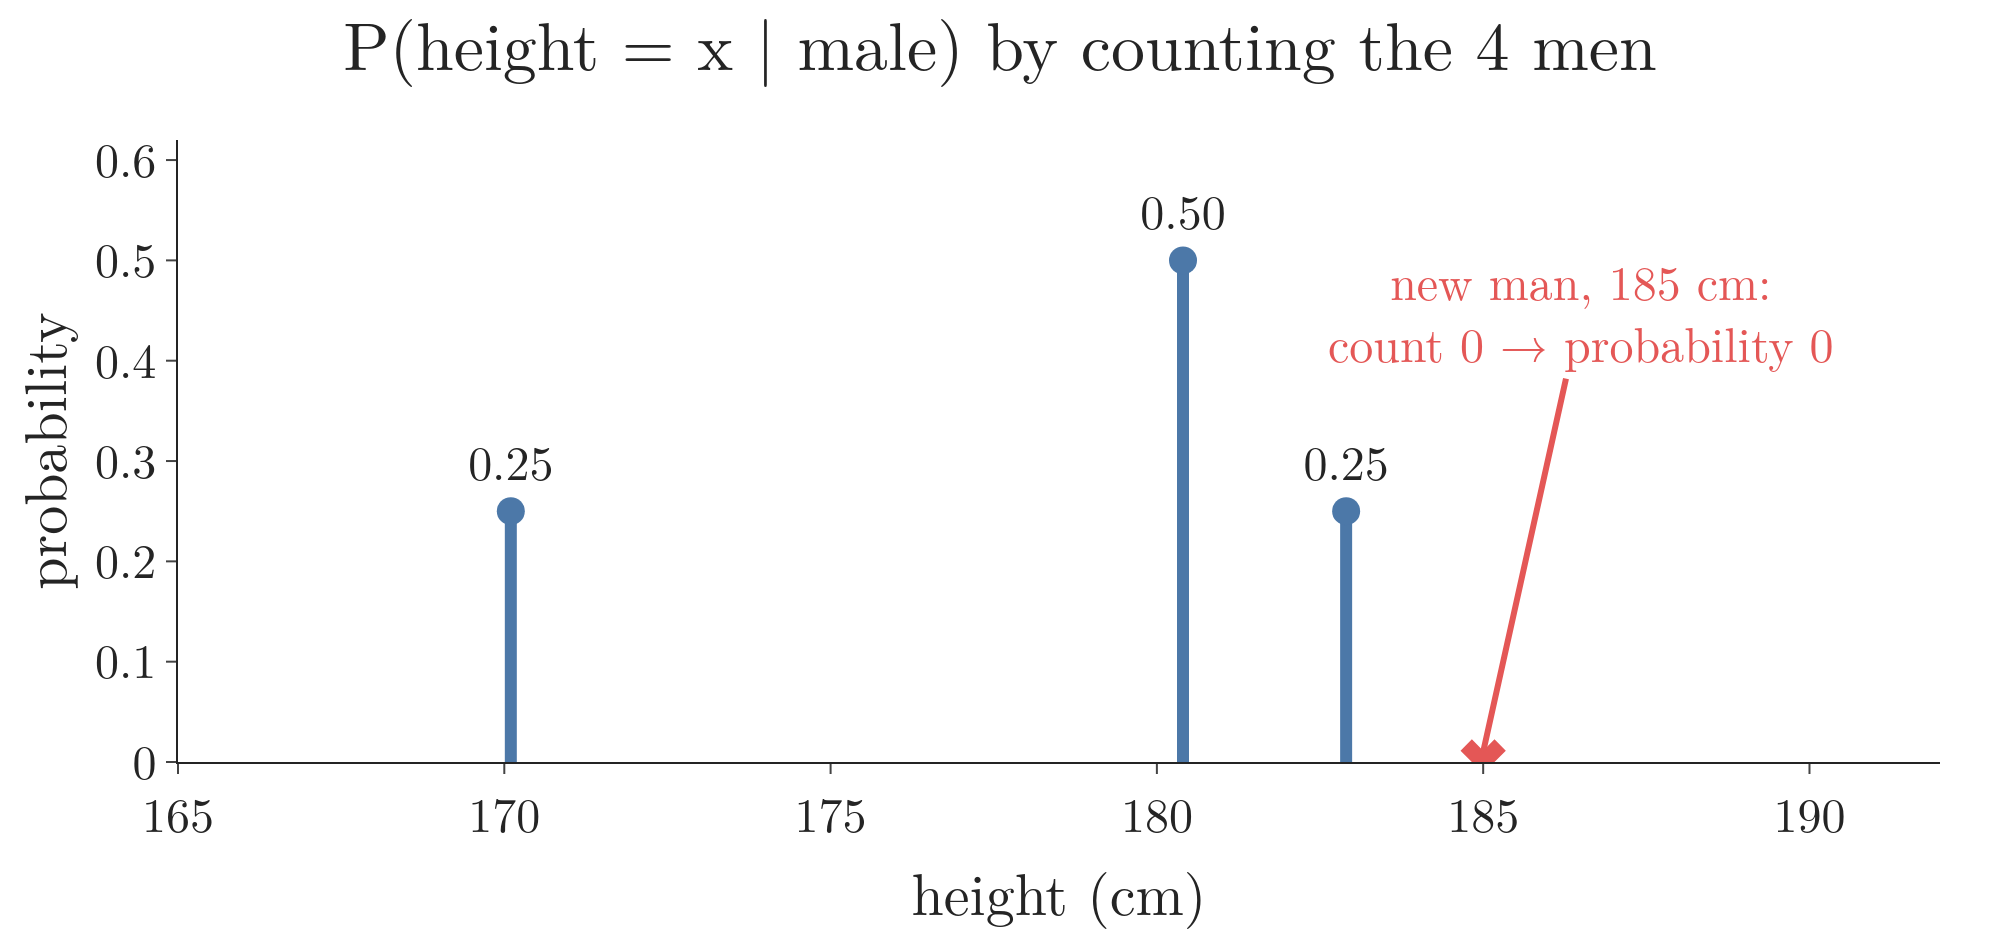

Source code (Python):
"""Why counting fails for a numerical feature (Plotly): P(height = x | male) by counting is a spike at each of the
4 male heights and exactly 0 everywhere else, including the new person's 185 cm."""
from pathlib import Path
import pandas as pd
import plotly.graph_objects as go

here = Path(__file__).parent
df = pd.read_csv(here.parent / "data" / "people.csv")
h = df.loc[df.gender == "male", "height_cm"]
p = h.value_counts(normalize=True).sort_index()
assert len(h) == 4 and (h == 185).sum() == 0 and abs(p[180.4] - 0.5) < 1e-12
fig = go.Figure()
for x, y in p.items():
    fig.add_trace(go.Scatter(x=[x, x], y=[0, y], mode="lines", line=dict(color="#4C78A8", width=6), showlegend=False))
fig.add_trace(go.Scatter(x=p.index, y=p.values, mode="markers+text", marker=dict(color="#4C78A8", size=14),
                         text=[f"{v:.2f}" for v in p.values], textposition="top center", showlegend=False))
fig.add_trace(go.Scatter(x=[185], y=[0], mode="markers", marker=dict(color="#E45756", size=20, symbol="x"),
                         showlegend=False))
fig.add_annotation(x=185, y=0.01, axref="x", ayref="y", ax=186.5, ay=0.45, text="new man, 185 cm:<br>count 0 → probability 0",
                   font=dict(color="#E45756"), arrowcolor="#E45756", arrowwidth=3)
fig.update_layout(template="simple_white", width=1000, height=470, font=dict(family="Latin Modern Roman", size=24),
                  title=dict(text="P(height = x | male) by counting the 4 men", x=0.5),
                  xaxis=dict(title="height (cm)", range=[165, 192]), yaxis=dict(title="probability", range=[0, 0.62]),
                  margin=dict(l=80, r=30, t=70, b=70))
fig.write_image(here / "count_fails.png", scale=2); fig.write_image(here / "count_fails.pdf")
